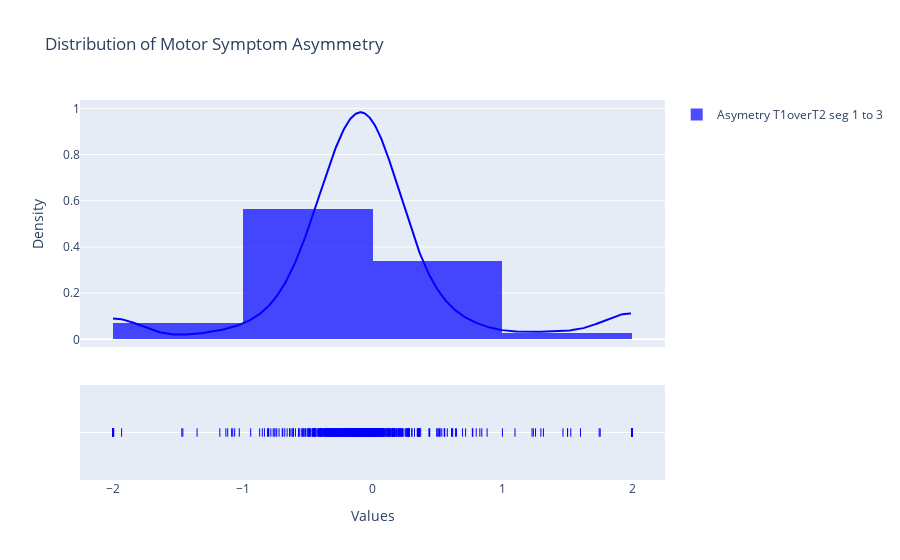

Source (notebook cell):
### Markdown cell above
## Graphiques

### Code cell
import seaborn as sns

# Create a histogram for the pp_asym column
fig_pp_asym = ff.create_distplot([df_cleaned["pp_asym"].dropna()], ['Asymetry T1overT2 seg 1 to 3'], colors=['blue'])

# Update layout with English labels
fig_pp_asym.update_layout(
    title="Distribution of Motor Symptom Asymmetry",
    xaxis_title="Values",
    yaxis_title="Density"
)

fig_pp_asym.show()

### Figure 1 — Plotly figure (JSON) as saved in the notebook; plotly's stock layout.template omitted (floating-point values rounded to 4 significant figures; data arrays with more than 128 entries replaced by an {"elided": "..."} marker saying what was removed)
{"data": [{"autobinx": false, "histnorm": "probability density", "legendgroup": "Asymetry T1overT2 seg 1 to 3", "marker": {"color": "blue"}, "name": "Asymetry T1overT2 seg 1 to 3", "opacity": 0.7, "type": "histogram", "x": {"elided": "553 float values"}, "xaxis": "x", "xbins": {"end": 2, "size": 1, "start": -2}, "yaxis": "y"}, {"legendgroup": "Asymetry T1overT2 seg 1 to 3", "marker": {"color": "blue"}, "mode": "lines", "name": "Asymetry T1overT2 seg 1 to 3", "showlegend": false, "type": "scatter", "x": {"elided": "500 float values"}, "xaxis": "x", "y": {"elided": "500 float values"}, "yaxis": "y"}, {"legendgroup": "Asymetry T1overT2 seg 1 to 3", "marker": {"color": "blue", "symbol": "line-ns-open"}, "mode": "markers", "name": "Asymetry T1overT2 seg 1 to 3", "showlegend": false, "type": "scatter", "x": {"elided": "553 float values"}, "xaxis": "x", "y": {"elided": "553 str values"}, "yaxis": "y2"}], "layout": {"barmode": "overlay", "hovermode": "closest", "legend": {"traceorder": "reversed"}, "title": {"text": "Distribution of Motor Symptom Asymmetry"}, "xaxis": {"anchor": "y2", "domain": [0, 1], "title": {"text": "Values"}, "zeroline": false}, "yaxis": {"anchor": "free", "domain": [0.35, 1], "position": 0, "title": {"text": "Density"}}, "yaxis2": {"anchor": "x", "domain": [0, 0.25], "dtick": 1, "showticklabels": false}}}
